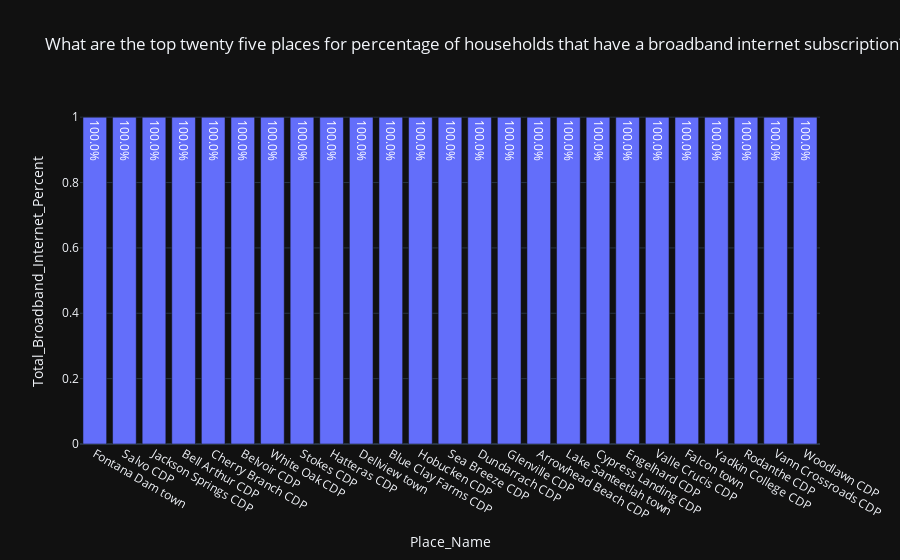

Here is the notebook cell this chart was saved with:
### Code cell
fig = px.bar(top_internet_percent,
             x="Place_Name",
             y="Total_Broadband_Internet_Percent",
             template="plotly_dark",
             title="What are the top twenty five places for percentage of households that have a broadband internet subscription?",
             text='Total_Broadband_Internet_Percent'
             )
fig.update_traces(textposition="auto", texttemplate="%{text:.1%}")
fig.show()

### Figure 1 — Plotly figure (JSON) as saved in the notebook; plotly's stock layout.template omitted (floating-point values rounded to 4 significant figures)
{"data": [{"alignmentgroup": "True", "hovertemplate": "Place_Name=%{x}<br>Total_Broadband_Internet_Percent=%{text}<extra></extra>", "legendgroup": "", "marker": {"color": "#636efa", "pattern": {"shape": ""}}, "name": "", "offsetgroup": "", "orientation": "v", "showlegend": false, "text": [1.0, 1.0, 1.0, 1.0, 1.0, 1.0, 1.0, 1.0, 1.0, 1.0, 1.0, 1.0, 1.0, 1.0, 1.0, 1.0, 1.0, 1.0, 1.0, 1.0, 1.0, 1.0, 1.0, 1.0, 1.0], "textposition": "auto", "x": ["Fontana Dam town", "Salvo CDP", "Jackson Springs CDP", "Bell Arthur CDP", "Cherry Branch CDP", "Belvoir CDP", "White Oak CDP", "Stokes CDP", "Hatteras CDP", "Dellview town", "Blue Clay Farms CDP", "Hobucken CDP", "Sea Breeze CDP", "Dundarrach CDP", "Glenville CDP", "Arrowhead Beach CDP", "Lake Santeetlah town", "Cypress Landing CDP", "Engelhard CDP", "Valle Crucis CDP", "Falcon town", "Yadkin College CDP", "Rodanthe CDP", "Vann Crossroads CDP", "Woodlawn CDP"], "xaxis": "x", "y": [1.0, 1.0, 1.0, 1.0, 1.0, 1.0, 1.0, 1.0, 1.0, 1.0, 1.0, 1.0, 1.0, 1.0, 1.0, 1.0, 1.0, 1.0, 1.0, 1.0, 1.0, 1.0, 1.0, 1.0, 1.0], "yaxis": "y", "type": "bar", "texttemplate": "%{text:.1%}"}], "layout": {"xaxis": {"anchor": "y", "domain": [0.0, 1.0], "title": {"text": "Place_Name"}}, "yaxis": {"anchor": "x", "domain": [0.0, 1.0], "title": {"text": "Total_Broadband_Internet_Percent"}}, "legend": {"tracegroupgap": 0}, "title": {"text": "What are the top twenty five places for percentage of households that have a broadband internet subscription?"}, "barmode": "relative"}}
